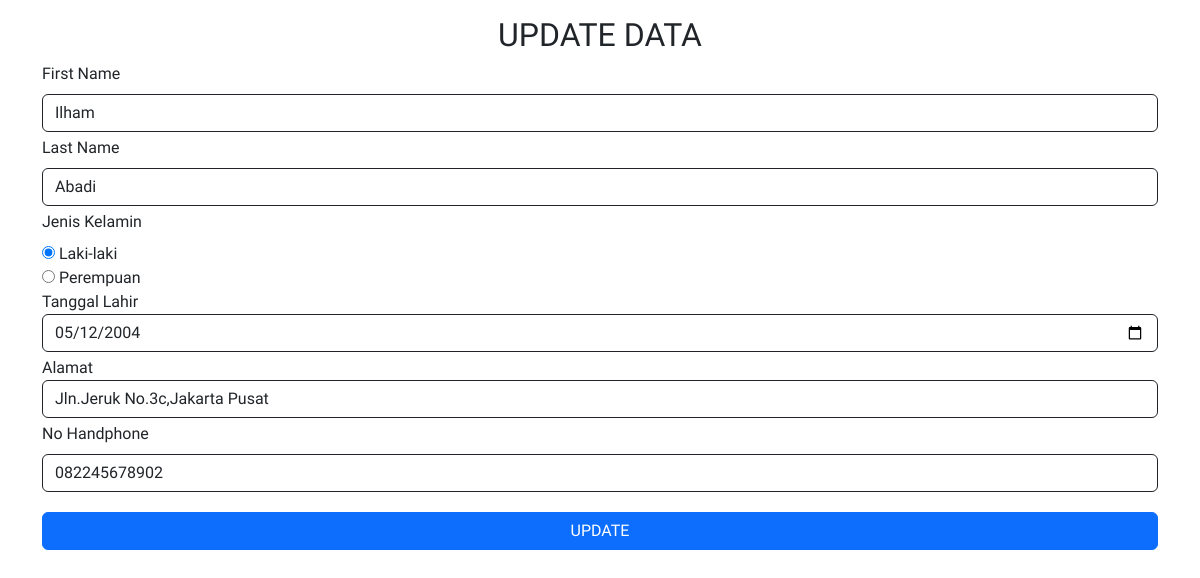
The page /update.php?id=6 on the database its author committed.
### tables this page shows
CREATE TABLE `data` (
  `id` int NOT NULL,
  `firstName` varchar(50) NOT NULL,
  `lastName` varchar(50) NOT NULL,
  `jenisKelamin` varchar(10) NOT NULL,
  `tglLahir` date NOT NULL,
  `alamat` text NOT NULL,
  `no_hp` varchar(255) DEFAULT NULL
);

### update.php (the view, shortened to what this page needs)
<?php
require 'koneksi.php';
$id = $_GET['id'];
$query = mysqli_query($conn, "SELECT * FROM data WHERE id = '$id'");
$hasilData = mysqli_fetch_assoc($query);
?>
<!DOCTYPE html>
<html lang="en">
<head>
  <link href="https://cdn.jsdelivr.net/npm/bootstrap@5.3.3/dist/css/bootstrap.min.css" rel="stylesheet">
</head>
<body>
  <div class="container">
    <h2 class="text-center mt-3">UPDATE DATA</h2>
    <form action="" method="POST">
      <label for="firstName" class="form-label">First Name</label>
      <input type="text" name="firstName" id="firstName" value="<?= htmlspecialchars($hasilData['firstName']) ?>" class="form-control border-dark mb-1" autocomplete="off">
      <label for="lastName" class="form-label">Last Name</label>
      <input type="text" name="lastName" id="lastName" value="<?= htmlspecialchars($hasilData['lastName']) ?>" class="form-control border-dark mb-1" autocomplete="off">
      <label for="jenisKelamin" class="form-label">Jenis Kelamin</label>
      <br>
      <input type="radio" name="jenisKelamin" id="jenisKelaminL" value="Laki-Laki" <?= ($hasilData['jenisKelamin'] == 'Laki-Laki') ? 'checked' : '' ?>> Laki-laki
      <br>
      <input type="radio" name="jenisKelamin" id="jenisKelaminP" value="Perempuan" <?= ($hasilData['jenisKelamin'] == 'Perempuan') ? 'checked' : '' ?>> Perempuan
      <br>
      <label for="tanggalLahir">Tanggal Lahir</label>
      <input type="date" name="tglLahir" id="tanggalLahir" value="<?= htmlspecialchars($hasilData['tglLahir']) ?>" class="form-control border-dark mb-1" autocomplete="off">
      <label for="alamat">Alamat</label>
      <input type="text" name="alamat" id="alamat" value="<?= htmlspecialchars($hasilData['alamat']) ?>" class="form-control border-dark mb-1" autocomplete="off">
      <label for="no_hp" class="form-label">No Handphone</label>
      <input type="text" name="no_hp" id="no_hp" value="<?= htmlspecialchars($hasilData['no_hp']) ?>" class="form-control border-dark mb-1" autocomplete="off">
      <button type="submit" name="update" class="btn btn-primary w-100 mt-3">UPDATE</button>
    </form>
  </div>
</body>
</html>

### update.php (style rules this page uses)
* { font-family: "Source Sans 3", sans-serif; font-optical-sizing: auto; font-style: normal; }

### rows shown on the page
data: firstName "Ilham", lastName "Abadi", jenisKelamin "☑", tglLahir "05/12/2004", alamat "Jln.Jeruk No.3c,Jakarta Pusat", no_hp "082245678902"
